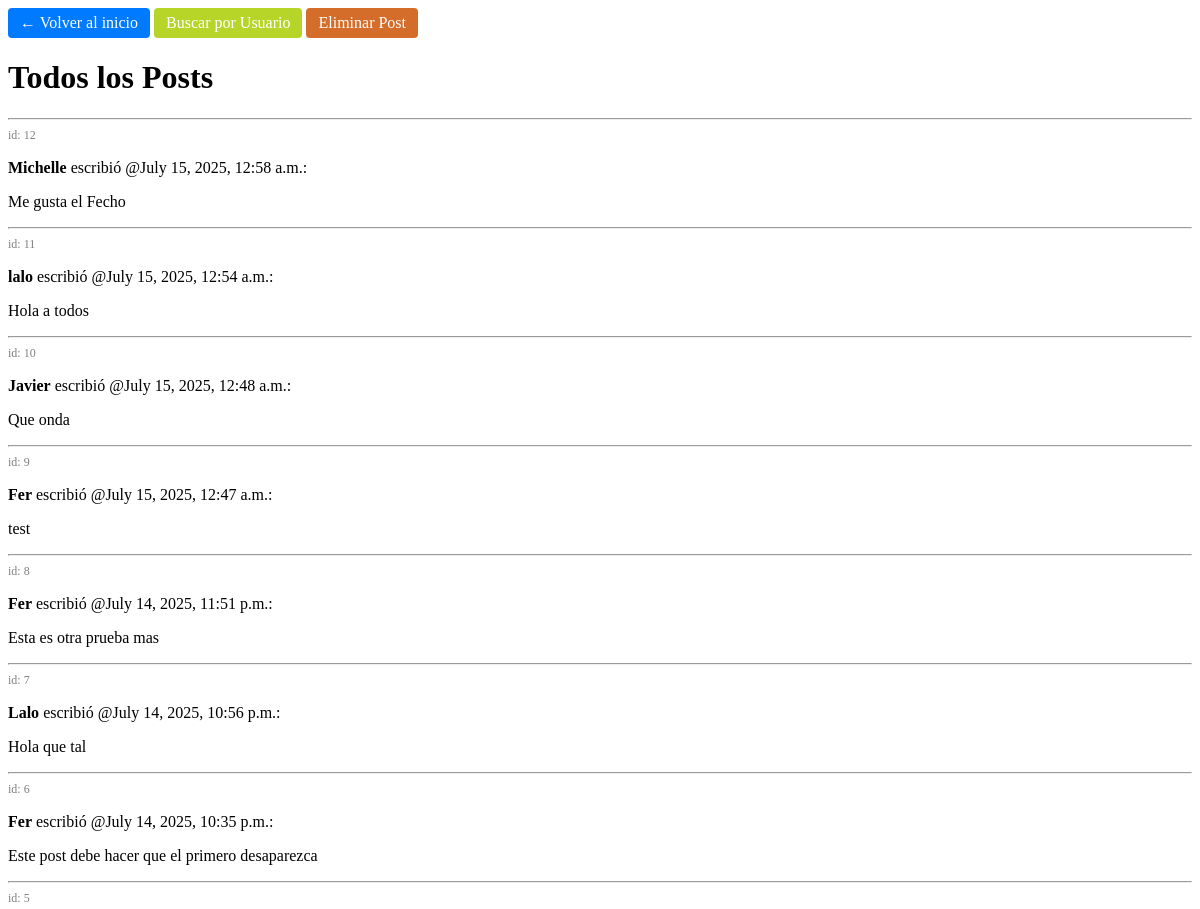
The app's page /blog/posts (upper part), older data.
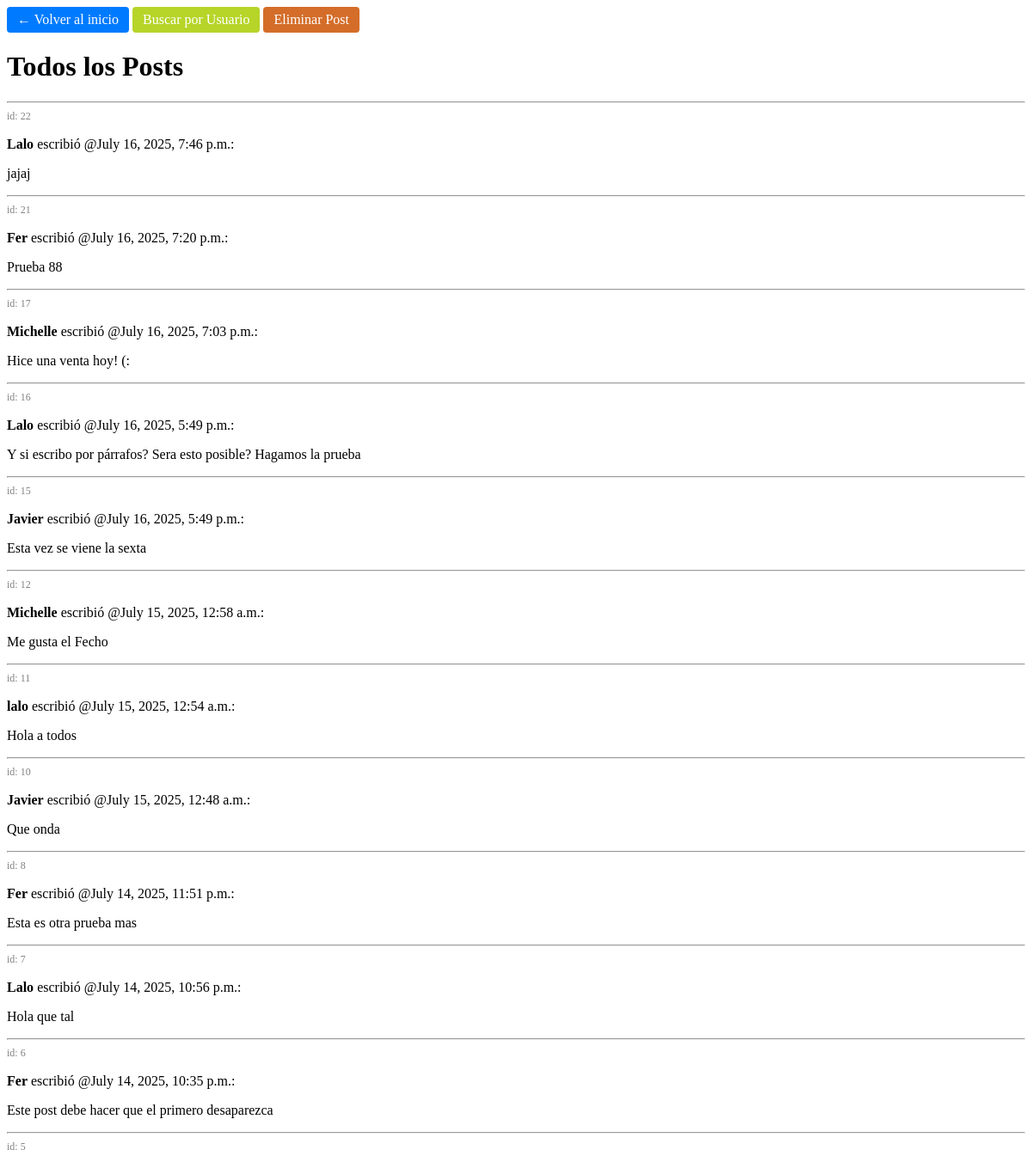
The same page, newer data.
### blog/models.py (models this page shows, shortened)
class Post(models.Model):
    user = models.CharField(max_length=100)
    contenido = models.TextField()
    fecha = models.DateTimeField(auto_now_add=True)
    modificado = models.BooleanField(default=False)

### blog/views.py (the view)
# urls.py: path('posts', views.show_all_post, name='all_posts'),
def show_all_post(request):
    posts = get_posts(all_posts=True)
    return render(request, 'blog/all_posts.html', {'posts': posts})

### blog/views.py (called while the page is built)
def get_posts(all_posts=False, total_posts=0):
    if all_posts:
        return Post.objects.all().order_by('-fecha')  # mas recientes primero
    if total_posts < 0:
        return HttpResponseBadRequest("total_posts should be greater than Zero")  # noqa
    return Post.objects.all().order_by('-fecha')[:total_posts]

### blog/templates/blog/all_posts.html (shortened to what this page needs)
<!DOCTYPE html>
<html lang="es">
  <head>
  </head>
  <body>
    <a
      href="{% url 'home' %}"
      style="
        display: inline-block;
        padding: 6px 12px;
        background-color: #007bff;
        color: white;
        text-decoration: none;
        border-radius: 4px;
      "
      >← Volver al inicio</a
    >
    <a
      href="{% url 'search_by_user' %}"
      style="
        display: inline-block;
        padding: 6px 12px;
        background-color: rgb(183, 212, 41);
        color: white;
        text-decoration: none;
        border-radius: 4px;
      "
      >Buscar por Usuario</a
    >
    <a
      href="{% url 'delete_posts' %}"
      style="
        display: inline-block;
        padding: 6px 12px;
        background-color: rgb(212, 109, 41);
        color: white;
        text-decoration: none;
        border-radius: 4px;
      "
      >Eliminar Post</a
    >
    <h1>Todos los Posts</h1>
    <hr />
    {% for post in posts %}
    <p style="font-size: 12px; color: gray; text-align: left; margin: 0">
      id: {{ post.id }}
    </p>
    {% if post.modificado %}
    <p>
      <strong>{{ post.user }}</strong> escribió @{{ post.fecha }}
      <span style="font-style: italic; color: gray; font-size: 0.9em"
        >(editado)</span
      >:
    </p>
    {% else %}
    <p><strong>{{ post.user }}</strong> escribió @{{ post.fecha }}:</p>
    {% endif %}
    <p>{{ post.contenido }}</p>
    <hr />
    {% empty %}
    <p>No existe el usuario.</p>
    {% endfor %}
  </body>
</html>

Row changes from the older to the newer data that the page shows:
removed Post: id "9", user "Fer", fecha "July 15, 2025, 12:47 a.m.", contenido "test"
added Post: id "22", user "Lalo", fecha "July 16, 2025, 7:46 p.m.", contenido "jajaj"
added Post: id "21", user "Fer", fecha "July 16, 2025, 7:20 p.m.", contenido "Prueba 88"
added Post: id "17", user "Michelle", fecha "July 16, 2025, 7:03 p.m.", contenido "Hice una venta hoy! (:"
added Post: id "16", user "Lalo", fecha "July 16, 2025, 5:49 p.m.", contenido "Y si escribo por párrafos? Sera esto posible? Hagamos la prueba"
added Post: id "15", user "Javier", fecha "July 16, 2025, 5:49 p.m.", contenido "Esta vez se viene la sexta"
